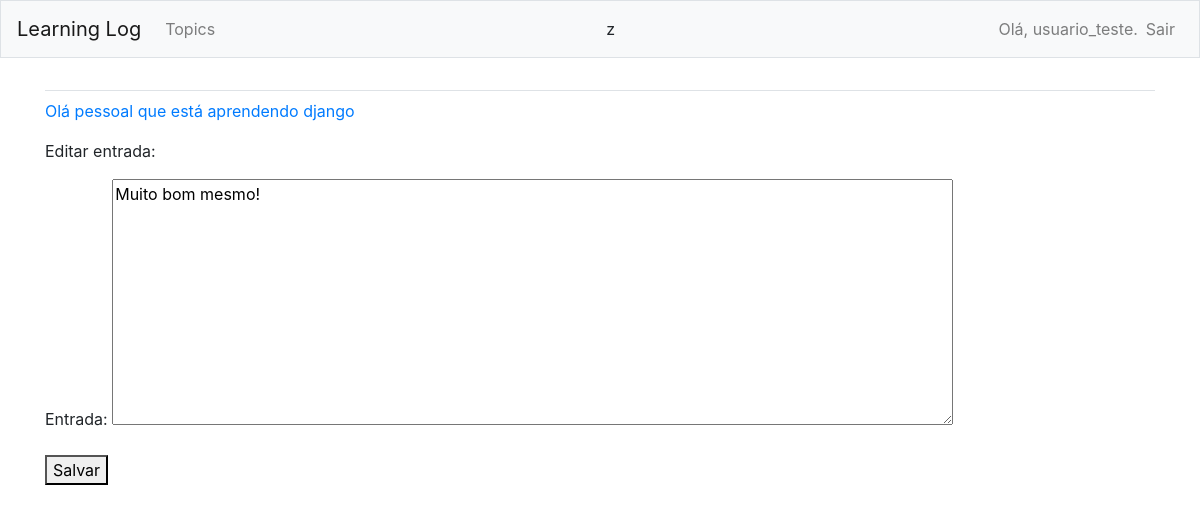
/edit_entry/12/ (signed in), run on an earlier commit of the app's database.
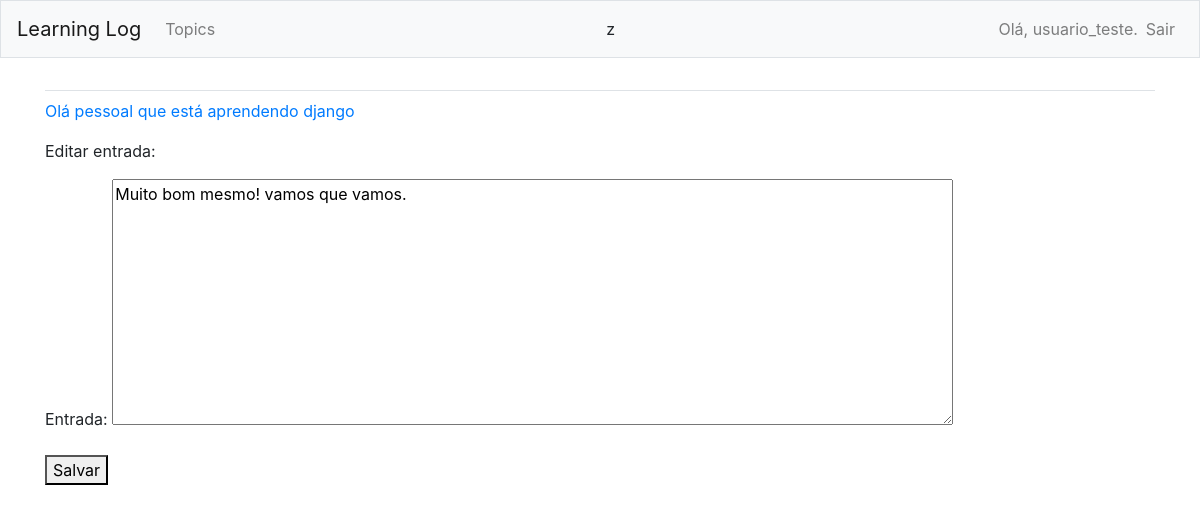
And on a later commit of the database.
### learning_logs/models.py (models this page shows, shortened)
class Entry(models.Model):
	topic = models.ForeignKey(Topic, on_delete=models.CASCADE)
	text = models.TextField()
	date_added = models.DateTimeField(auto_now_add=True)
	class Meta:
		verbose_name_plural = 'entries'

### learning_logs/views.py (the view)
# urls.py: path('edit_entry/<int:entry_id>/', views.edit_entry, name='edit_entry'),
@login_required
def edit_entry(request, entry_id):
    entry = Entry.objects.get(id=entry_id)
    topic = entry.topic
    if topic.owner != request.user:
        raise Http404
    if request.method != 'POST':
        form = EntryForm(instance=entry)
    else:
        form = EntryForm(instance=entry, data=request.POST)
        if form.is_valid():
            form.save()
            return redirect('learning_logs:topic', topic_id=topic.id)
    context = {'entry': entry, 'topic': topic, 'form': form}
    return render(request, 'learning_logs/edit_entry.html', context)

### learning_logs/forms.py
class EntryForm(forms.ModelForm):
	class Meta:
		model = Entry
		fields = ['text']
		labels = {'text': 'Entrada'} # nao tinha func., tinha posto chaves.
		widgets = {'text': forms.Textarea(attrs={'cols': 80})}

### learning_logs/models.py (called while the page is built)
	def __str__(self):
		return self.text

### learning_logs/templates/learning_logs/edit_entry.html (shortened to what this page needs)
{% extends "learning_logs/base.html" %}
{% block content %}
<p>
	<a href="{% url 'learning_logs:topic' topic.id %}">{{ topic }}</a>
</p>
	<p>Editar entrada:</p>
	<form action="{% url 'learning_logs:edit_entry' entry.id %}" method="post">
		{{ form.as_p }}
		<button nane="submit">Salvar</button>
	</form>
{% endblock content %}

What changed in the data, as far as the page shows it:
changed Entry: text "Muito bom mesmo!" → "Muito bom mesmo! vamos que vamos."
